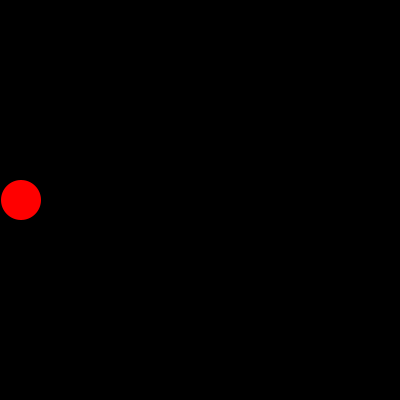
Frame 1 (no input)
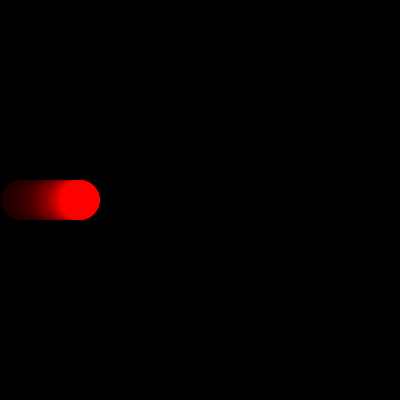
Frame 60 (the mouse pressed at the canvas centre just before this capture)
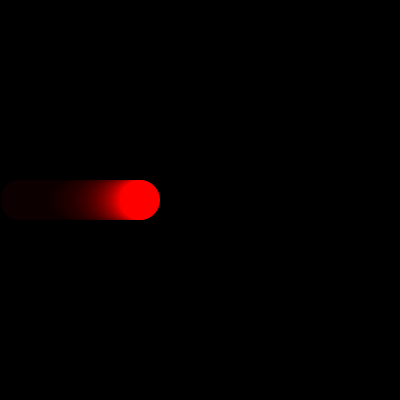
Frame 120 (the mouse held since frame 60 and released just before this capture)

The Processing sketch that drew these frames (run headless with seeded random() and noise(); from frame 60 on, the mouse is pressed at the canvas centre):

// Processing sketch: processing_130890
// ── processing_130890.pde

//ICE 5
//Copyright Miranda Jacoby 2014 All Rights Reserved

float x, y, dx, wd, ht; 
color bgColor, ellipseColor; 
 
void setup( ) 
{ 
 size( 400, 400 ); 
 background( 0 ); 
 x = 20; 
 y = height/2; 
 wd = 40; 
 ht = 29; 
 dx = 1; 
 
 bgColor = color( 0, 10 ); 
 ellipseColor = color(255, 0, 0 ); 
 noStroke ( ); 

} 
 
void draw( ) 
{ 
 prepareWindow( ); 
 moveEllipse( ); 
 drawEllipse( ); 
} 

void prepareWindow( ) {
  fill(bgColor);
  rect(0, 0, width, height);
}

void moveEllipse( ) {
  x = x + dx;
   if (x > width - wd* .5) 
   {
     dx = -dx; // move left
   }
    //else if( x < 0 + wd* .5 )  
  //{
   // dx = -dx;
  //}
    else if( x < wd* .5 )  
   {
     dx = -dx;  // move right
   }
}

void drawEllipse( ) {
  fill(ellipseColor);
  ellipse(x, y, wd, wd);
}

//Had trouble getting keyPressed to work correctly, 
//but decided to leave it in to mess with later.
//void keyPressed ()
//{
//  if (key == '+')
// {
//     dx++;
//     //dx = dx + 1;
// }
// else if (key == '-')
// {
//     dx--;
// }
//}
